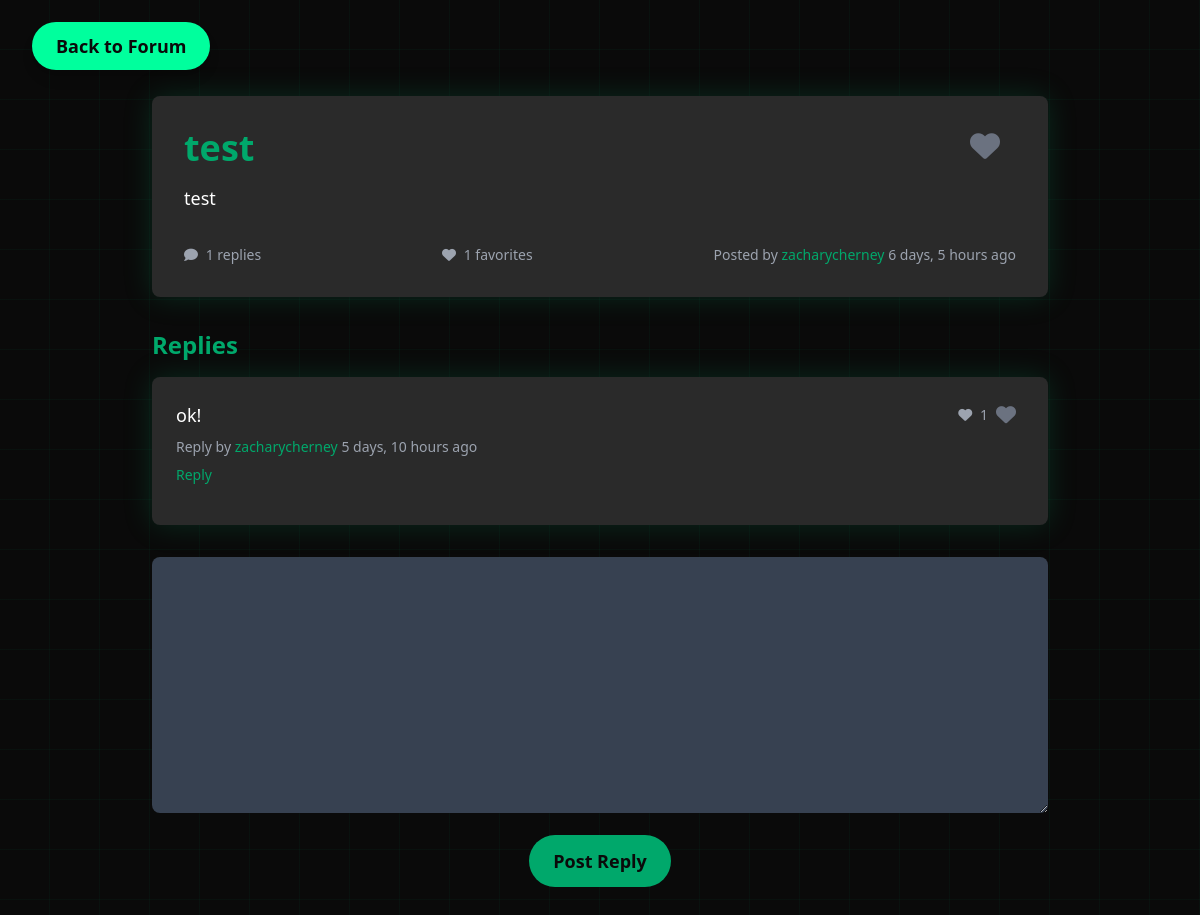
Screenshot of /forum/post/144/ (signed in) with the database file from the repository.
### myapp/models.py (models this page shows, shortened)
class ForumPost(models.Model):
    CATEGORIES = [
        ('tiktok', 'TikTok'),
        ('youtube', 'YouTube'),
        ('affiliate', 'Affiliate Marketing'),
        ('other', 'Other'),
        ('accomplishments', 'Accomplishments'),
        ('partnerships', 'Partnerships'),
    ]
    title = models.CharField(max_length=200)
    content = models.TextField()
    category = models.CharField(max_length=20, choices=CATEGORIES)
    author = models.ForeignKey(User, on_delete=models.CASCADE)
    created_at = models.DateTimeField(auto_now_add=True)
    updated_at = models.DateTimeField(auto_now=True)

class User(AbstractUser):
    bio = models.TextField(blank=True)
    profile_picture = models.URLField(default='https://pbs.twimg.com/media/EEU0IauVAAE88xo.png')
    connections = models.ManyToManyField('self', through='Connection', symmetrical=False, related_name='connected_to')
    favorite_posts = models.ManyToManyField('ForumPost', related_name='favorited_by', blank=True)
    favorite_replies = models.ManyToManyField('ForumReply', related_name='favorited_by', blank=True)
    reputation = models.IntegerField(default=0)
    forum_posts = models.ManyToManyField('ForumPost', related_name='authors', blank=True)
    forum_replies = models.ManyToManyField('ForumReply', related_name='authors', blank=True)

class ForumReply(models.Model):
    post = models.ForeignKey(ForumPost, on_delete=models.CASCADE, related_name='replies')
    author = models.ForeignKey(User, on_delete=models.CASCADE)
    content = models.TextField()
    created_at = models.DateTimeField(auto_now_add=True)
    parent_reply = models.ForeignKey('self', on_delete=models.CASCADE, null=True, blank=True, related_name='replies')
    quoted_reply = models.TextField(blank=True, null=True)

### myapp/views.py (the view)
# urls.py: path('forum/post/<int:post_id>/', views.post_detail, name='post_detail'),
@login_required
def post_detail(request, post_id):
    post = get_object_or_404(ForumPost, id=post_id)
    replies = post.replies.filter(parent_reply=None).order_by('created_at')
    if request.method == 'POST':
        form = ForumReplyForm(request.POST)
        if form.is_valid():
            reply = form.save(commit=False)
            reply.post = post
            reply.author = request.user
            content = form.cleaned_data['content']
            if content.startswith('>'):
                lines = content.split('\n')
                quoted_content = lines[0].strip('> ')
                reply.quoted_reply = quoted_content
                reply.content = '\n'.join(lines[2:])  # Skip the empty line after the quote
            reply.save()
            return redirect('post_detail', post_id=post.id)
    else:
        form = ForumReplyForm()
    form.fields['content'].widget.attrs.update({'class': 'w-full p-2 rounded-lg bg-gray-700 text-white'})
    return render(request, 'post_detail.html', {'post': post, 'replies': replies, 'form': form})

### myapp/forms.py
class ForumReplyForm(forms.ModelForm):
    class Meta:
        model = ForumReply
        fields = ['content']

### myapp/templates/post_detail.html (shortened to what this page needs)
<!DOCTYPE html>
<html lang="en">
<head>
    <script src="https://cdn.tailwindcss.com"></script>
    <link rel="stylesheet" href="https://cdnjs.cloudflare.com/ajax/libs/font-awesome/6.0.0-beta3/css/all.min.css">
</head>
<body class="text-white min-h-screen flex flex-col p-8">
    <div class="absolute top-8 left-8">
        <a href="{% url 'forum' %}" class="bg-secondary text-dark px-6 py-3 rounded-full text-lg font-bold hover:bg-opacity-80 transition-colors duration-300 shadow-lg">
            Back to Forum
        </a>
    </div>
    <div class="flex-grow flex items-center justify-center mt-16">
        <div class="w-full max-w-4xl">
            <div class="post-card rounded-lg overflow-hidden p-8 mb-8">
                <div class="flex justify-between items-start mb-4">
                    <h1 class="text-4xl font-bold text-primary">{{ post.title }}</h1>
                    <div class="flex items-center">
                        <button id="favoriteBtn" class="text-3xl favorite-btn mr-4" data-post-id="{{ post.id }}">
                            <i class="fas fa-heart {% if post in user.favorite_posts.all %}text-red-500{% else %}text-gray-500{% endif %}"></i>
                        </button>
                    </div>
                </div>
                <div class="text-lg mb-8 leading-relaxed post-content">{{ post.content|linebreaks }}</div>
                <div class="flex justify-between items-center text-sm text-gray-400">
                    <span><i class="fas fa-comment mr-1"></i> {{ replies.count }} replies</span>
                    <span><i class="fas fa-heart mr-1"></i> {{ post.favorited_by.count }} favorites</span>
                    <span>Posted by <a href="{% url 'user_profile' post.author.id %}" class="text-primary hover:underline">{{ post.author.username }}</a> {{ post.created_at|timesince }} ago</span>
                </div>
            </div>
            <h2 class="text-2xl font-bold text-primary mb-4">Replies</h2>
            {% for reply in replies %}
                <div class="reply-card rounded-lg p-6 mb-4">
                    <div class="flex justify-between items-start mb-2">
                        <p class="text-lg reply-content">{{ reply.content }}</p>
                        <div class="flex items-center">
                            <span class="text-sm text-gray-400 mr-2"><i class="fas fa-heart mr-1"></i> {{ reply.favorited_by.count }}</span>
                            <button class="favorite-reply-btn text-xl mr-2" data-reply-id="{{ reply.id }}">
                                <i class="fas fa-heart {% if reply in user.favorite_replies.all %}text-red-500{% else %}text-gray-500{% endif %}"></i>
                            </button>
                        </div>
                    </div>
                    <p class="text-sm text-gray-400">Reply by <a href="{% url 'user_profile' reply.author.id %}" class="text-primary hover:underline">{{ reply.author.username }}</a> {{ reply.created_at|timesince }} ago</p>
                    <div class="flex space-x-2 mt-2">
                        <button class="reply-to-reply-btn text-sm text-primary" data-reply-id="{{ reply.id }}">Reply</button>
                    </div>
                </div>
            {% empty %}
                <p class="text-gray-400">No replies yet. Be the first to reply!</p>
            {% endfor %}
            <form method="post" class="space-y-4">
                <textarea name="content" cols="40" rows="10" class="w-full p-2 rounded-lg bg-gray-700 text-white" required id="id_content"></textarea>
                <div class="flex justify-center">
                    <button type="submit" class="bg-primary text-dark px-6 py-3 rounded-full text-lg font-bold hover:bg-opacity-80 transition-colors duration-300">Post Reply</button>
                </div>
            </form>
        </div>
    </div>
</body>
</html>

### myapp/templates/post_detail.html (style rules this page uses)
body { background-color: #0a0a0a; background-image: linear-gradient(rgba(0, 168, 107, 0.05) 1px, transparent 1px), linear-gradient(90deg, rgba(0, 168, 107, 0.05) 1px, transparent 1px); background-size: 50px 50px; background-position: -1px -1px; }
.post-card, .reply-card { background: #2a2a2a; box-shadow: 0 0 30px rgba(0, 168, 107, 0.2); transition: all 0.5s ease; }

### rows the page displays
ForumPost: title "test", content "test", favorited_by.count "1", author.username "zacharycherney", created_at "6 days, 5 hours"
ForumReply: content "ok!", favorited_by.count "1", author.username "zacharycherney", created_at "5 days, 10 hours"

### other values shown
{{ replies.count }} "1"
